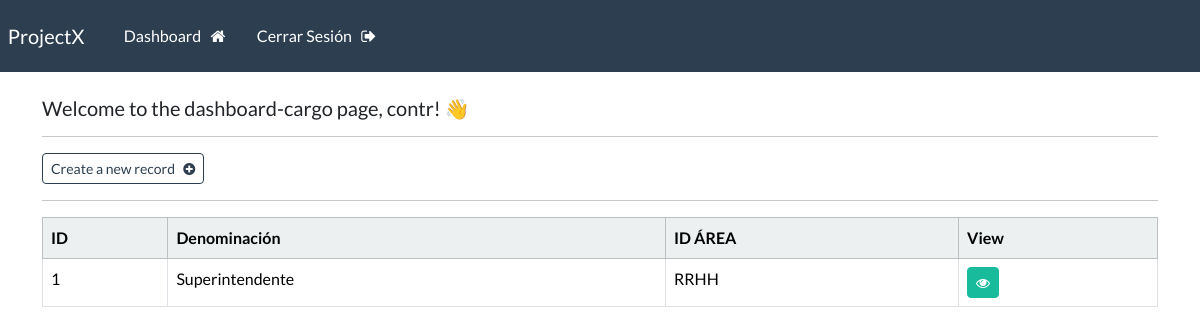
/dashboard-cargo (signed in), run on the app's committed database.
### webapp/models.py (models this page shows, shortened)
class Cargo(models.Model):
    denominacion = models.CharField(max_length=100)
    id_area = models.ForeignKey(Area, on_delete=models.CASCADE)

class Area(models.Model):
    denominacion = models.CharField(max_length=100)
    def __str__(self):
        return self.denominacion

### webapp/views.py (the view)
# urls.py: path('dashboard-cargo', views.dashboard_cargo, name="dashboard-cargo"),
@login_required(login_url='my-login')
def dashboard_cargo(request):
    cargos = Cargo.objects.all()
    context = {'cargos': cargos}
    return render(request, 'webapp/dashboard-cargo.html', context=context)

### webapp/templates/webapp/dashboard-cargo.html
{% extends 'webapp/base.html' %}
{% block content %}
    <h5> Welcome to the dashboard-cargo page, {{user}}! 👋</h5>
    <hr>
    <a class="btn btn-outline-primary btn-sm" href="{% url 'create-cargo' %}">
        Create a new record &nbsp; <i class="fa fa-plus-circle" aria-hidden="true"></i>
    </a>
    <hr>
    <table class="table table table-hover table-bordered">
        <thead class="table-light">
            <tr>
                <th scope="col"> ID </th>
                <th scope="col"> Denominación</th>
                <th scope="col"> ID ÁREA</th>
                <th scope="col"> View </th>
            </tr>
        </thead>
        <tbody>
        {% if cargos %}
            {% for cargo in cargos %}
            <tr>
                <td> {{cargo.id}} </td>
                <td> {{cargo.denominacion}}</td>
                <td> {{cargo.id_area}}</td>
                <td> <a class="btn btn-success btn-sm" href="{% url 'cargo' cargo.id %}"> <i class="fa fa-eye" aria-hidden="true"></i> </a></td>
            </tr>
            {% endfor %}
        {% endif %}
        </tbody>
    </table>
{% endblock %}

### data on the page
Cargo: id "1", denominacion "Superintendente", id_area "RRHH"

### other printed values
{{ user }} "contr"
